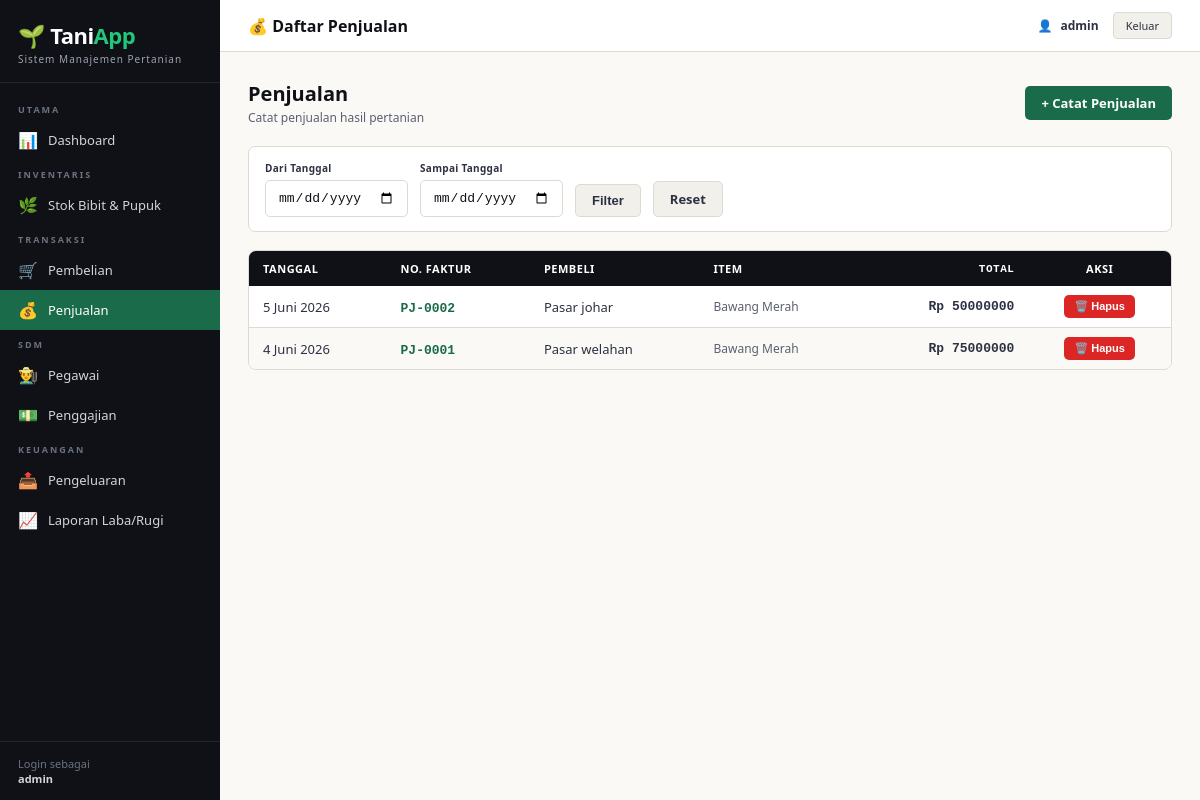
The app's page /transaksi/penjualan/ (signed in) with its own data.
### transaksi/models.py (models this page shows, shortened)
class Penjualan(models.Model):
    tanggal    = models.DateField()
    no_faktur  = models.CharField(max_length=60, unique=True)
    pembeli    = models.CharField(max_length=150, blank=True, default='')
    total      = models.FloatField(default=0)
    keterangan = models.TextField(blank=True, default='')
    created_at = models.DateTimeField(auto_now_add=True)
    class Meta:
        ordering = ['-tanggal', '-id']

class ItemPenjualan(models.Model):
    penjualan  = models.ForeignKey(Penjualan, on_delete=models.CASCADE, related_name='items')
    stok       = models.ForeignKey(Stok, on_delete=models.PROTECT, null=True, blank=True)
    nama_item  = models.CharField(max_length=150)
    jumlah     = models.FloatField()
    satuan     = models.CharField(max_length=30)
    harga_sat  = models.FloatField()
    harga_beli = models.FloatField(default=0, help_text='HPP saat dijual')

### transaksi/views.py (the view)
# urls.py: path('penjualan/',               views.list_penjualan,   name='list_penjualan'),
@login_required
def list_penjualan(request):
    start = request.GET.get('start', '')
    end   = request.GET.get('end', '')
    qs    = Penjualan.objects.prefetch_related('items')
    if start: qs = qs.filter(tanggal__gte=start)
    if end:   qs = qs.filter(tanggal__lte=end)
    return render(request, 'transaksi/list_penjualan.html', {'list': qs})

### templates/transaksi/list_penjualan.html (shortened to what this page needs)
{% extends "base.html" %}
{% block topbar_title %}💰 Daftar Penjualan{% endblock %}
{% block nav_jual %}active{% endblock %}
{% block content %}
<div class="page-header">
  <div><h1>Penjualan</h1><p>Catat penjualan hasil pertanian</p></div>
  <a href="/transaksi/penjualan/tambah/" class="btn btn-primary">+ Catat Penjualan</a>
</div>
<form class="filter-bar" method="get">
  <div class="form-group"><label>Dari Tanggal</label><input type="date" name="start" value="{{ request.GET.start }}"></div>
  <div class="form-group"><label>Sampai Tanggal</label><input type="date" name="end" value="{{ request.GET.end }}"></div>
  <button type="submit" class="btn btn-secondary">Filter</button>
  <a href="/transaksi/penjualan/" class="btn btn-secondary">Reset</a>
</form>
<div class="table-wrap">
  <table>
    <thead><tr><th>Tanggal</th><th>No. Faktur</th><th>Pembeli</th><th>Item</th><th class="td-right">Total</th><th class="td-center">Aksi</th></tr></thead>
    <tbody>
      {% for pj in list %}
      <tr>
        <td>{{ pj.tanggal }}</td>
        <td><span style="color:#1a6b4a;font-weight:600;font-family:monospace">{{ pj.no_faktur }}</span></td>
        <td>{{ pj.pembeli|default:"-" }}</td>
        <td class="text-muted">{% for item in pj.items.all %}{{ item.nama_item }}{% if not forloop.last %}, {% endif %}{% endfor %}</td>
        <td class="td-right"><strong>Rp {{ pj.total|floatformat:0 }}</strong></td>
        <td class="td-center">
          <form method="post" action="/transaksi/penjualan/{{ pj.pk }}/hapus/" style="display:inline" onsubmit="return confirm('Hapus penjualan {{ pj.no_faktur }}?')">
            {% csrf_token %}<button type="submit" class="btn btn-danger btn-sm">🗑️ Hapus</button>
          </form>
        </td>
      </tr>
      {% empty %}
      <tr><td colspan="6" class="td-center text-muted" style="padding:24px">Belum ada penjualan.</td></tr>
      {% endfor %}
    </tbody>
  </table>
</div>
{% endblock %}

### templates/base.html (shortened to what this page needs)
<!DOCTYPE html>
<html lang="id">
<head>
</head>
<body>
<aside class="sidebar">
  <div class="sidebar-brand">
    <div class="logo">🌱 Tani<span>App</span></div>
    <div class="tagline">Sistem Manajemen Pertanian</div>
  </div>
  <nav class="nav">
    <div class="nav-section">Utama</div>
    <a href="/" class="{% block nav_dashboard %}{% endblock %}"><span class="ico">📊</span> Dashboard</a>
    <div class="nav-section">Inventaris</div>
    <a href="/stok/" class="{% block nav_stok %}{% endblock %}"><span class="ico">🌿</span> Stok Bibit & Pupuk</a>
    <div class="nav-section">Transaksi</div>
    <a href="/transaksi/pembelian/" class="{% block nav_beli %}{% endblock %}"><span class="ico">🛒</span> Pembelian</a>
    <a href="/transaksi/penjualan/" class="{% block nav_jual %}{% endblock %}"><span class="ico">💰</span> Penjualan</a>
    <div class="nav-section">SDM</div>
    <a href="/pegawai/" class="{% block nav_pegawai %}{% endblock %}"><span class="ico">👨‍🌾</span> Pegawai</a>
    <a href="/pegawai/penggajian/" class="{% block nav_gaji %}{% endblock %}"><span class="ico">💵</span> Penggajian</a>
    <div class="nav-section">Keuangan</div>
    <a href="/laporan/pengeluaran/" class="{% block nav_pengeluaran %}{% endblock %}"><span class="ico">📤</span> Pengeluaran</a>
    <a href="/laporan/laba-rugi/" class="{% block nav_laporan %}{% endblock %}"><span class="ico">📈</span> Laporan Laba/Rugi</a>
  </nav>
  <div class="sidebar-footer">
    Login sebagai<br><strong>{{ request.user.username }}</strong>
  </div>
</aside>
<div class="main">
  <div class="topbar">
    <div class="topbar-title">{% block topbar_title %}{% endblock %}</div>
    <div class="topbar-right">
      <div class="user-badge">👤 <strong>{{ request.user.username }}</strong></div>
      <a href="/logout/" class="btn-logout">Keluar</a>
    </div>
  </div>
  <div class="content">
    {% block content %}{% endblock %}
  </div>
</div>
</body>
</html>

### templates/base.html (style rules this page uses)
:root { --green: #1a6b4a; --green2: #22c87a; --green3: #f0fdf4; --ink: #0f1117; --ink2: #2d3142; --ink3: #5c6070; --paper: #faf9f6; --paper2: #f2f0eb; --rule: #dedad2; --red: #dc2626; --blue: #1d4ed8; --gold: #b45309; --sidebar: 220px; }
*,*::before,*::after { margin:0;padding:0;box-sizing:border-box }
html { font-size:15px }
body { font-family:'Segoe UI',system-ui,sans-serif;background:var(--paper);color:var(--ink);display:flex;min-height:100vh }
.sidebar { width:var(--sidebar);background:var(--ink);color:#fff;display:flex;flex-direction:column;position:fixed;top:0;left:0;height:100vh;z-index:100;overflow-y:auto }
.sidebar-brand { padding:20px 18px 16px;border-bottom:1px solid #ffffff18 }
.sidebar-brand .logo { font-size:22px;font-weight:700;letter-spacing:-.5px;color:#fff }
.sidebar-brand .logo span { color:var(--green2) }
.sidebar-brand .tagline { font-size:10px;color:#9ca3af;letter-spacing:1px;margin-top:2px }
.nav { padding:12px 0;flex:1 }
.nav-section { padding:8px 18px 4px;font-size:9px;font-weight:600;letter-spacing:2px;text-transform:uppercase;color:#6b7280 }
.nav a { display:flex;align-items:center;gap:10px;padding:9px 18px;color:#d1d5db;text-decoration:none;font-size:13px;font-weight:500;transition:background .15s }
.nav a.active { background:var(--green);color:#fff }
.nav a .ico { font-size:16px;width:20px;text-align:center }
.sidebar-footer { padding:14px 18px;border-top:1px solid #ffffff18;font-size:11px;color:#6b7280 }
.sidebar-footer strong { color:#d1d5db }
.main { margin-left:var(--sidebar);flex:1;display:flex;flex-direction:column;min-height:100vh }
.topbar { background:#fff;border-bottom:1px solid var(--rule);padding:12px 28px;display:flex;align-items:center;justify-content:space-between;position:sticky;top:0;z-index:50 }
.topbar-title { font-size:16px;font-weight:700;color:var(--ink) }
.topbar-right { display:flex;align-items:center;gap:14px }
.user-badge { display:flex;align-items:center;gap:8px;font-size:12px;color:var(--ink3) }
.user-badge strong { color:var(--ink2) }
.btn-logout { font-size:11px;background:var(--paper2);border:1px solid var(--rule);border-radius:4px;padding:5px 12px;color:var(--ink2);text-decoration:none;font-weight:500 }
.content { padding:28px;flex:1 }
.page-header { display:flex;align-items:center;justify-content:space-between;margin-bottom:20px;gap:12px;flex-wrap:wrap }
.page-header h1 { font-size:20px;font-weight:700;color:var(--ink) }
.page-header p { font-size:12px;color:var(--ink3);margin-top:2px }
.btn { display:inline-flex;align-items:center;gap:6px;padding:8px 16px;border-radius:5px;font-size:13px;font-weight:600;text-decoration:none;border:none;cursor:pointer;transition:filter .15s }
.btn-primary { background:var(--green);color:#fff }
.btn-danger { background:var(--red);color:#fff }
.btn-secondary { background:var(--paper2);color:var(--ink2);border:1px solid var(--rule) }
.btn-sm { padding:5px 10px;font-size:11px }
.table-wrap { overflow-x:auto;background:#fff;border:1px solid var(--rule);border-radius:8px }
table { width:100%;border-collapse:collapse;font-size:13px }
thead th { background:var(--ink);color:#fff;padding:10px 14px;text-align:left;font-size:11px;font-weight:600;letter-spacing:.5px;text-transform:uppercase }
tbody tr:nth-child(even) { background:var(--paper) }
tbody td { padding:9px 14px;border-bottom:1px solid var(--rule);vertical-align:middle;color:var(--ink2) }
tbody tr:last-child td { border-bottom:none }
.td-right { text-align:right;font-family:monospace }
.td-center { text-align:center }
.form-group { margin-bottom:16px }
.form-group label { display:block;font-size:12px;font-weight:600;color:var(--ink2);margin-bottom:5px;letter-spacing:.3px }
.form-group input,.form-group select,.form-group textarea { width:100%;padding:9px 12px;border:1px solid var(--rule);border-radius:5px;font-size:13px;color:var(--ink);background:#fff;outline:none;transition:border .15s }
.filter-bar { background:#fff;border:1px solid var(--rule);border-radius:7px;padding:14px 16px;margin-bottom:18px;display:flex;gap:12px;flex-wrap:wrap;align-items:flex-end }
.filter-bar .form-group { margin-bottom:0;min-width:140px }
.filter-bar .form-group label { font-size:10px }
.text-muted { color:var(--ink3);font-size:12px }

### records on screen
Penjualan: tanggal "5 Juni 2026", no_faktur "PJ-0002", pembeli "Pasar johar", total "50000000"
ItemPenjualan: nama_item "Bawang Merah"
Penjualan: tanggal "4 Juni 2026", no_faktur "PJ-0001", pembeli "Pasar welahan", total "75000000"
ItemPenjualan: nama_item "Bawang Merah"

### other values on screen
{{ request.user.username }} "admin"
